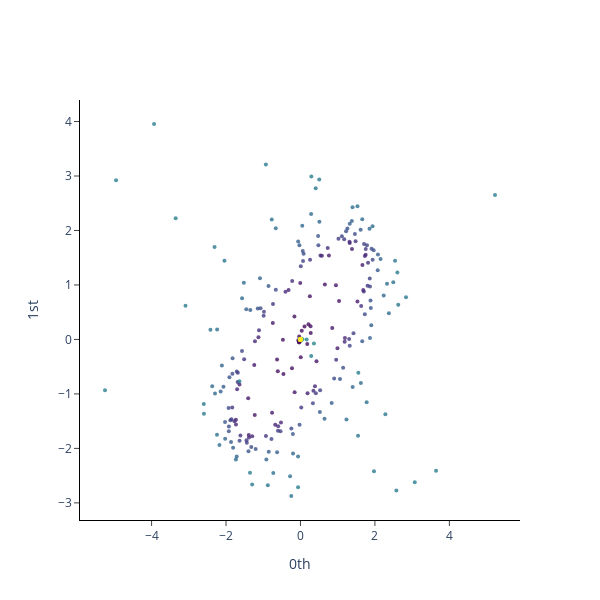

Notebook cell for this chart:
### Code cell
plot_point_cloud(y_embedded_signal)

### Figure 1 — Plotly figure (JSON) as saved in the notebook; plotly's stock layout.template omitted (floating-point values rounded to 4 significant figures; data arrays with more than 128 entries replaced by an {"elided": "..."} marker saying what was removed)
{"data": [{"marker": {"color": {"elided": "545 int values"}, "colorscale": [[0, "#440154"], [0.1111, "#482878"], [0.2222, "#3e4989"], [0.3333, "#31688e"], [0.4444, "#26828e"], [0.5556, "#1f9e89"], [0.6667, "#35b779"], [0.7778, "#6ece58"], [0.8889, "#b5de2b"], [1, "#fde725"]], "opacity": 0.8, "size": 4}, "mode": "markers", "type": "scatter", "x": {"elided": "545 float values"}, "y": {"elided": "545 float values"}}], "layout": {"height": 600, "plot_bgcolor": "white", "width": 600, "xaxis": {"anchor": "x", "exponentformat": "e", "linecolor": "black", "linewidth": 1, "mirror": false, "showexponent": "all", "showline": true, "side": "bottom", "ticks": "outside", "title": {"text": "0th"}, "type": "linear", "zeroline": true}, "yaxis": {"anchor": "y", "exponentformat": "e", "linecolor": "black", "linewidth": 1, "mirror": false, "showexponent": "all", "showline": true, "side": "left", "ticks": "outside", "title": {"text": "1st"}, "type": "linear", "zeroline": true}}}
